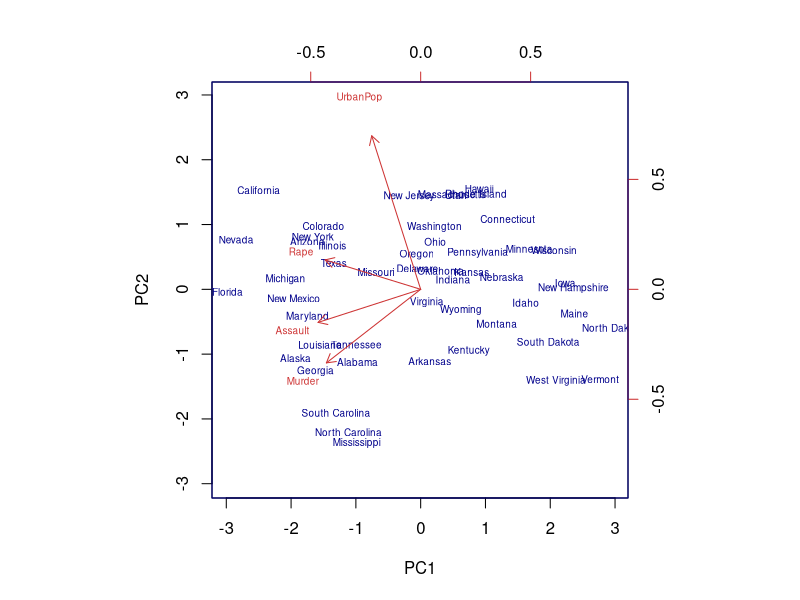
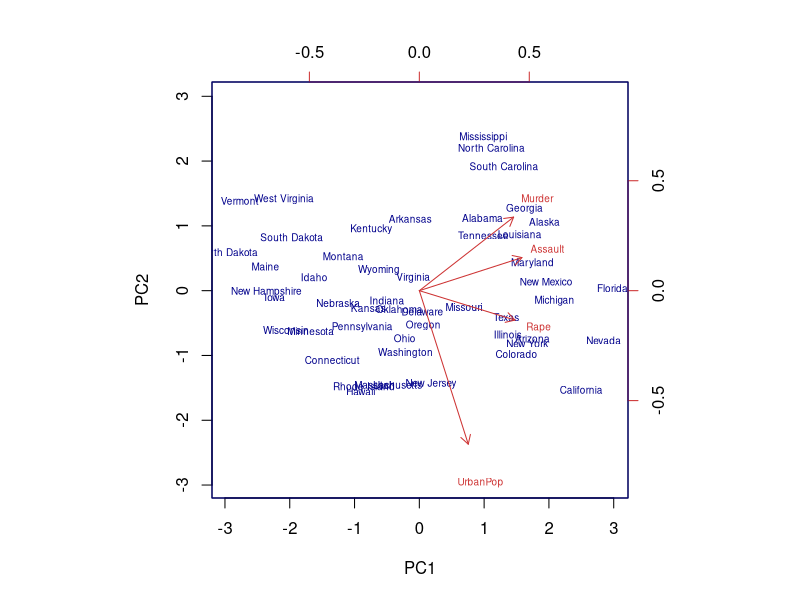
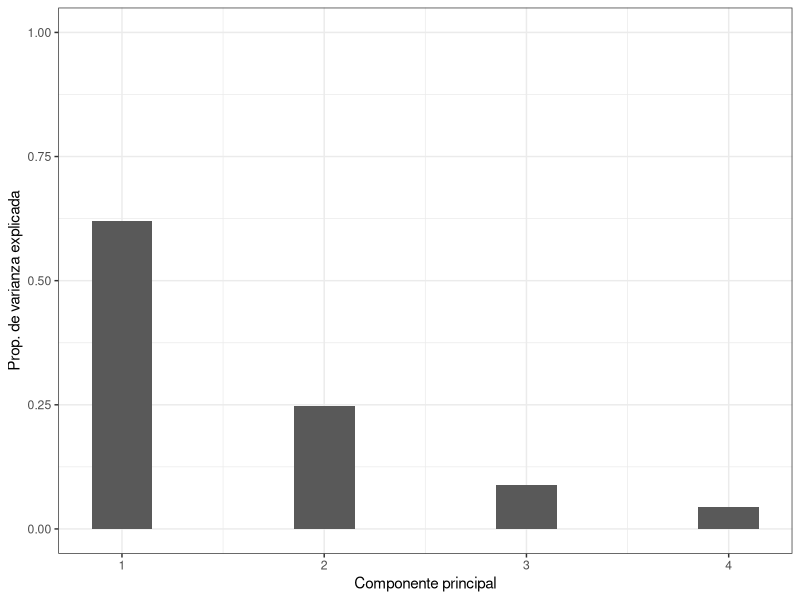
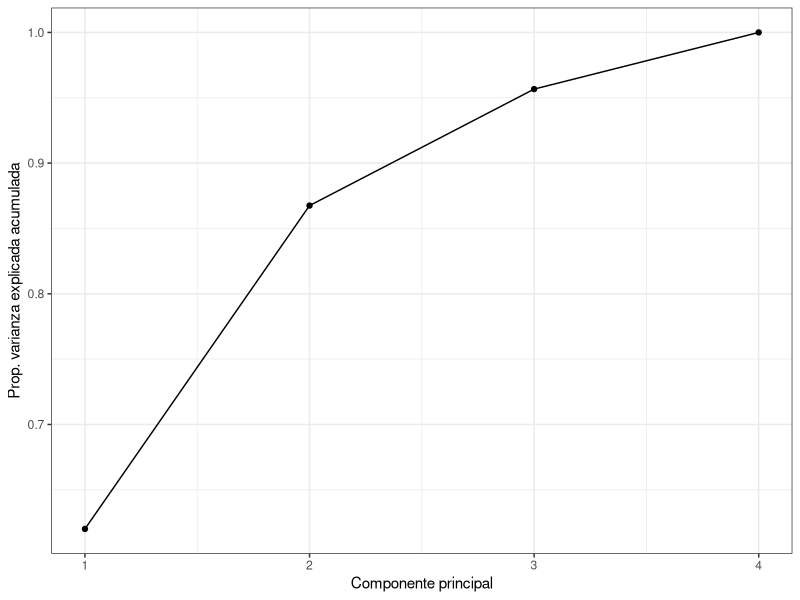
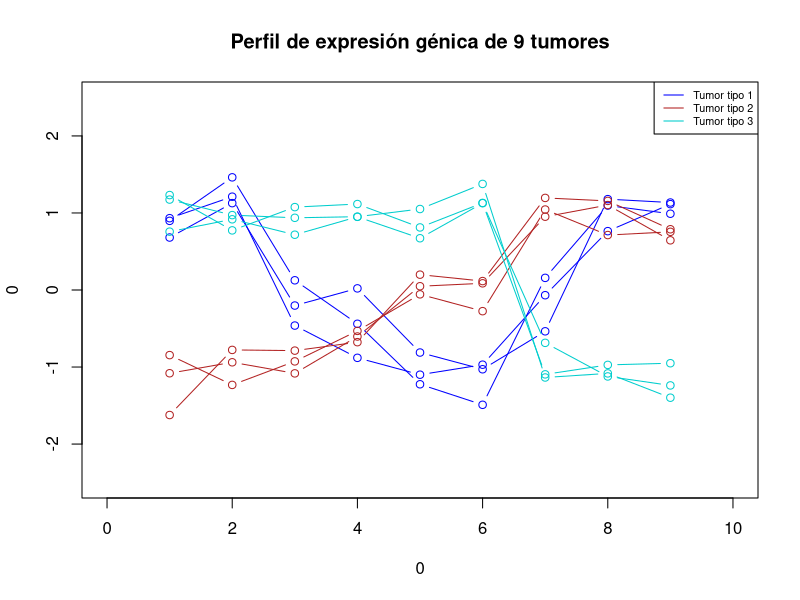
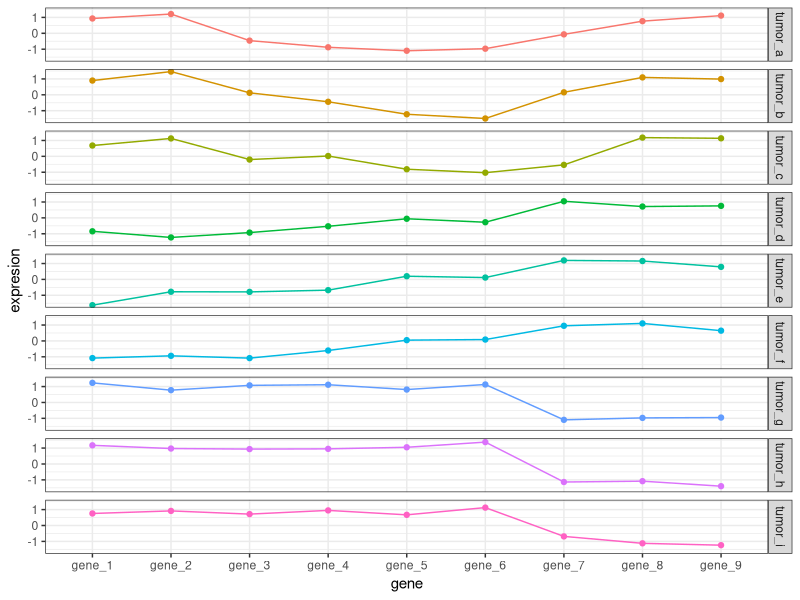
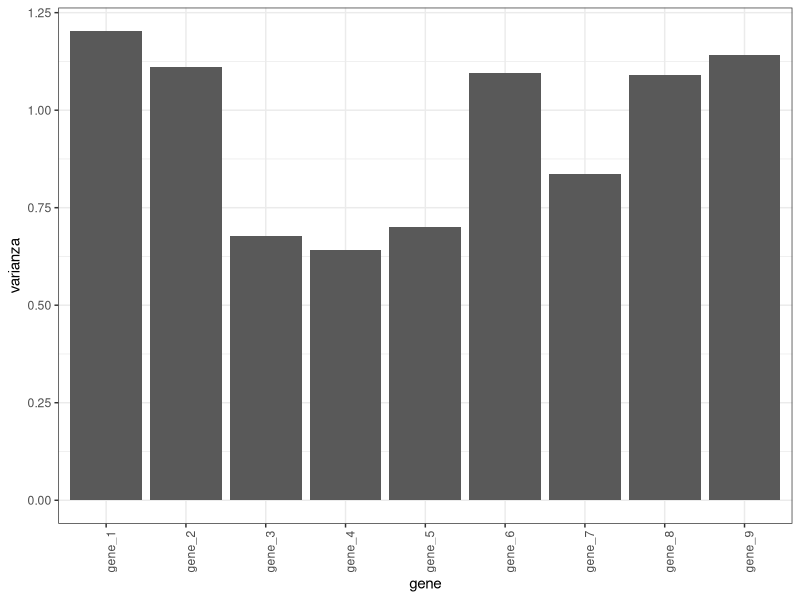
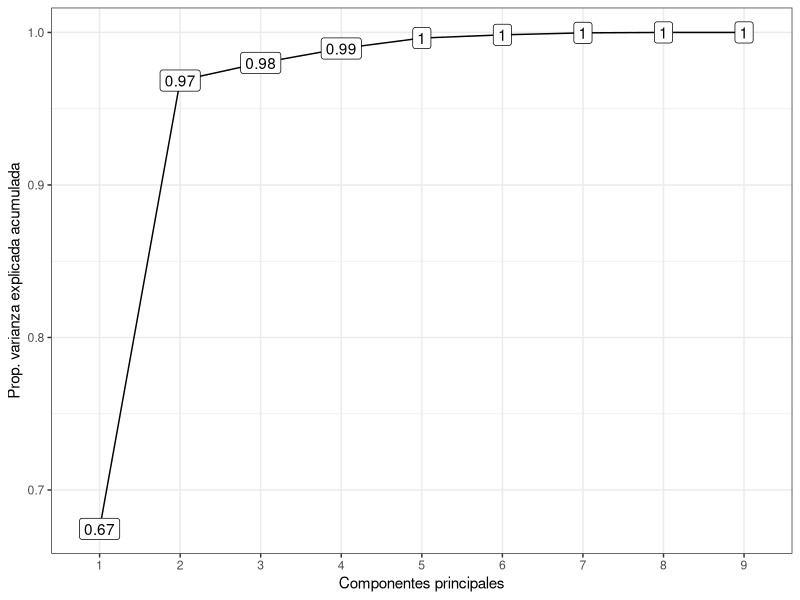

Source code (R) for these figures, in order:
## ---- chunk 1
data("USArrests")
head(USArrests)
## ---- chunk 2
apply(X = USArrests, MARGIN = 2, FUN = mean)
## ---- chunk 3
apply(X = USArrests, MARGIN = 2, FUN = var)
## ---- chunk 4
pca <- prcomp(USArrests, scale = TRUE)
names(pca)
## ---- chunk 5
pca$center
## ---- chunk 6
pca$scale
## ---- chunk 7
pca$rotation
## ---- chunk 8
head(pca$x)
## ---- chunk 9
dim(pca$x)
## ---- chunk 10
biplot(x = pca, scale = 0, cex = 0.6, col = c("blue4", "brown3"))
## ---- chunk 11
pca$rotation <- -pca$rotation
pca$x        <- -pca$x
biplot(x = pca, scale = 0, cex = 0.6, col = c("blue4", "brown3"))
## ---- chunk 12
library(ggplot2)
pca$sdev^2
## ---- chunk 13
prop_varianza <- pca$sdev^2 / sum(pca$sdev^2)
prop_varianza
## ---- chunk 14
ggplot(data = data.frame(prop_varianza, pc = 1:4),
       aes(x = pc, y = prop_varianza)) +
  geom_col(width = 0.3) +
  scale_y_continuous(limits = c(0,1)) +
  theme_bw() +
  labs(x = "Componente principal",
       y = "Prop. de varianza explicada")
## ---- chunk 15
prop_varianza_acum <- cumsum(prop_varianza)
prop_varianza_acum
## ---- chunk 16
ggplot(data = data.frame(prop_varianza_acum, pc = 1:4),
       aes(x = pc, y = prop_varianza_acum, group = 1)) +
  geom_point() +
  geom_line() +
  theme_bw() +
  labs(x = "Componente principal",
       y = "Prop. varianza explicada acumulada")
## ---- chunk 17
#Se crean 3 perfiles modelo de expresión génica que pueden tener los tumores
tumor_1 <- c(1,1,0,-0.5,-1,-1,0,1,1)
tumor_2 <- c(-1,-1,-1 ,-0.5,0,0,1,1,1)
tumor_3 <- c(1,1,1 ,1,1,1,-1,-1,-1)

#Añadiendo ruido aleatorio se generan 3 muestras a partir de cada perfil modelo
set.seed(755)
tumor_a <- tumor_1 + rnorm(n = 9, mean = 0, sd = 0.2)
tumor_b <- tumor_1 + rnorm(n = 9, mean = 0, sd = 0.2)
tumor_c <- tumor_1 + rnorm(n = 9, mean = 0, sd = 0.2)
tumor_d <- tumor_2 + rnorm(n = 9, mean = 0, sd = 0.2)
tumor_e <- tumor_2 + rnorm(n = 9, mean = 0, sd = 0.2)
tumor_f <- tumor_2 + rnorm(n = 9, mean = 0, sd = 0.2)
tumor_g <- tumor_3 + rnorm(n = 9, mean = 0, sd = 0.2)
tumor_h <- tumor_3 + rnorm(n = 9, mean = 0, sd = 0.2)
tumor_i <- tumor_3 + rnorm(n = 9, mean = 0, sd = 0.2)

# Representación de los perfiles
plot(0,0, xlim = c(0,10), ylim = c(-2.5, 2.5), type = "n",
     main = "Perfil de expresión génica de 9 tumores")
lines(x = 1:9, y = tumor_a, type = "b", col = "blue")
lines(x = 1:9, y = tumor_b, type = "b", col = "blue")
lines(x = 1:9, y = tumor_c, type = "b", col = "blue")

lines(x = 1:9, y = tumor_d, type = "b", col = "firebrick")
lines(x = 1:9, y = tumor_e, type = "b", col = "firebrick")
lines(x = 1:9, y = tumor_f, type = "b", col = "firebrick")

lines(x = 1:9, y = tumor_g, type = "b", col = "cyan3")
lines(x = 1:9, y = tumor_h, type = "b", col = "cyan3")
lines(x = 1:9, y = tumor_i, type = "b", col = "cyan3")
legend("topright", legend = c("Tumor tipo 1", "Tumor tipo 2", "Tumor tipo 3"),
       col = c("blue", "firebrick", "cyan3"), lty = 1, cex = 0.65)
## ---- chunk 18
library(ggplot2)
library(tidyr)
library(dplyr)
datos <- data.frame(gene = paste("gene_", 1:9, sep = ""), tumor_a, tumor_b,
                                 tumor_c, tumor_d, tumor_e, tumor_f, tumor_g,
                                 tumor_h, tumor_i)
datos_tidy <- gather(data = datos, key = tumor, value = expresion, -1)
ggplot(data = datos_tidy, aes(x = gene, y = expresion, color = tumor)) +
  geom_path(aes(group = tumor)) +
  geom_point() +
  theme_bw() +
  facet_grid(tumor~.) +
  theme(legend.position = "none")
## ---- chunk 19
datos_tidy %>% group_by(gene) %>% summarise(varianza = var(expresion)) %>% 
  ggplot(aes(x = gene, y = varianza)) +
  geom_col() +
  theme_bw() +
  theme(axis.text.x = element_text(angle = 90, hjust = 1))
## ---- chunk 20
# Dado que se quieren estudiar patrones empleando la expresión de los genes,
# cada gen debe de estar en una columna (predictores)

datos_trans <- datos_tidy %>% spread(key = gene, value = expresion)
rownames(datos_trans) <- datos_trans$tumor
datos_trans <- datos_trans[, -1]
head(datos_trans)
## ---- chunk 21
pca <- prcomp(datos_trans)

# Cálculo de la varianza explicada acumulada 
prop_varianza <- pca$sdev^2/sum(pca$sdev^2)
prop_varianza_acum <- cumsum(prop_varianza)
ggplot(data = data.frame(prop_varianza_acum, pc = factor(1:9)),
       aes(x = pc, y = prop_varianza_acum, group = 1)) +
  geom_point() +
  geom_line() +
  geom_label(aes(label = round(prop_varianza_acum,2))) +
  theme_bw() +
  labs(x = "Componentes principales", 
       y = "Prop. varianza explicada acumulada")
## ---- chunk 22
pca$rotation[, 1:2]
## ---- chunk 23
biplot(x = pca, scale = 0, cex = 0.7, col = c("blue4", "brown3"))
